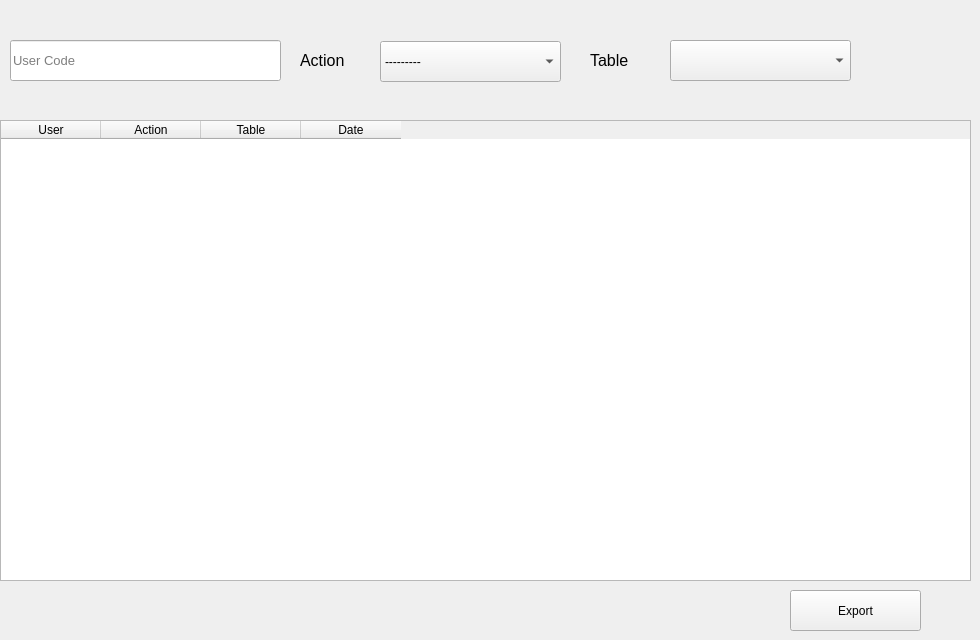
      <widget class="QWidget" name="tab_5">
       <attribute name="title">
        <string>History</string>
       </attribute>
       <widget class="QTableWidget" name="tableWidget_3">
        <property name="geometry">
         <rect>
          <x>0</x>
          <y>120</y>
          <width>971</width>
          <height>461</height>
         </rect>
        </property>
        <property name="layoutDirection">
         <enum>Qt::LeftToRight</enum>
        </property>
        <column>
         <property name="text">
          <string>User</string>
         </property>
        </column>
        <column>
         <property name="text">
          <string>Action</string>
         </property>
        </column>
        <column>
         <property name="text">
          <string>Table</string>
         </property>
        </column>
        <column>
         <property name="text">
          <string>Date</string>
         </property>
        </column>
       </widget>
       <widget class="QLabel" name="label_12">
        <property name="geometry">
         <rect>
          <x>300</x>
          <y>40</y>
          <width>61</width>
          <height>41</height>
         </rect>
        </property>
        <property name="font">
         <font>
          <pointsize>12</pointsize>
         </font>
        </property>
        <property name="text">
         <string>Action</string>
        </property>
       </widget>
       <widget class="QLineEdit" name="lineEdit_4">
        <property name="geometry">
         <rect>
          <x>10</x>
          <y>40</y>
          <width>271</width>
          <height>41</height>
         </rect>
        </property>
        <property name="font">
         <font>
          <pointsize>10</pointsize>
         </font>
        </property>
        <property name="placeholderText">
         <string>User Code</string>
        </property>
       </widget>
       <widget class="QComboBox" name="comboBox_8">
        <property name="geometry">
         <rect>
          <x>380</x>
          <y>41</y>
          <width>181</width>
          <height>41</height>
         </rect>
        </property>
        <item>
         <property name="text">
          <string>---------</string>
         </property>
        </item>
        <item>
         <property name="text">
          <string>Login</string>
         </property>
        </item>
        <item>
         <property name="text">
          <string>Logout</string>
         </property>
        </item>
        <item>
         <property name="text">
          <string>Add Course</string>
         </property>
        </item>
        <item>
         <property name="text">
          <string>Edit Course</string>
         </property>
        </item>
        <item>
         <property name="text">
          <string>Delete Course</string>
         </property>
        </item>
        <item>
         <property name="text">
          <string>Add Student</string>
         </property>
        </item>
        <item>
         <property name="text">
          <string>Edit Student</string>
         </property>
        </item>
        <item>
         <property name="text">
          <string>Delete Student</string>
         </property>
        </item>
        <item>
         <property name="text">
          <string>Add Booking</string>
         </property>
        </item>
        <item>
         <property name="text">
          <string>Add Pay</string>
         </property>
        </item>
       </widget>
       <widget class="QComboBox" name="comboBox_9">
        <property name="geometry">
         <rect>
          <x>670</x>
          <y>40</y>
          <width>181</width>
          <height>41</height>
         </rect>
        </property>
       </widget>
       <widget class="QLabel" name="label_13">
        <property name="geometry">
         <rect>
          <x>590</x>
          <y>40</y>
          <width>61</width>
          <height>41</height>
         </rect>
        </property>
        <property name="font">
         <font>
          <pointsize>12</pointsize>
         </font>
        </property>
        <property name="text">
         <string>Table</string>
        </property>
       </widget>
       <widget class="QPushButton" name="pushButton_53">
        <property name="geometry">
         <rect>
          <x>790</x>
          <y>590</y>
          <width>131</width>
          <height>41</height>
         </rect>
        </property>
        <property name="text">
         <string>Export</string>
        </property>
       </widget>
      </widget>
